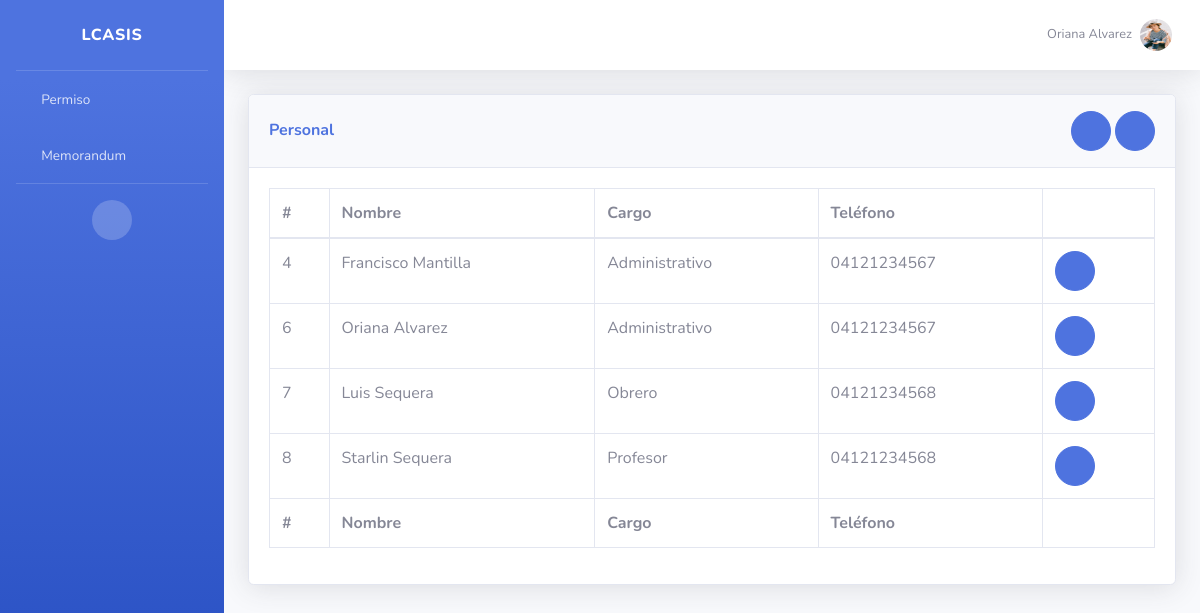
Before: /personal/ (signed in) with the older database file.
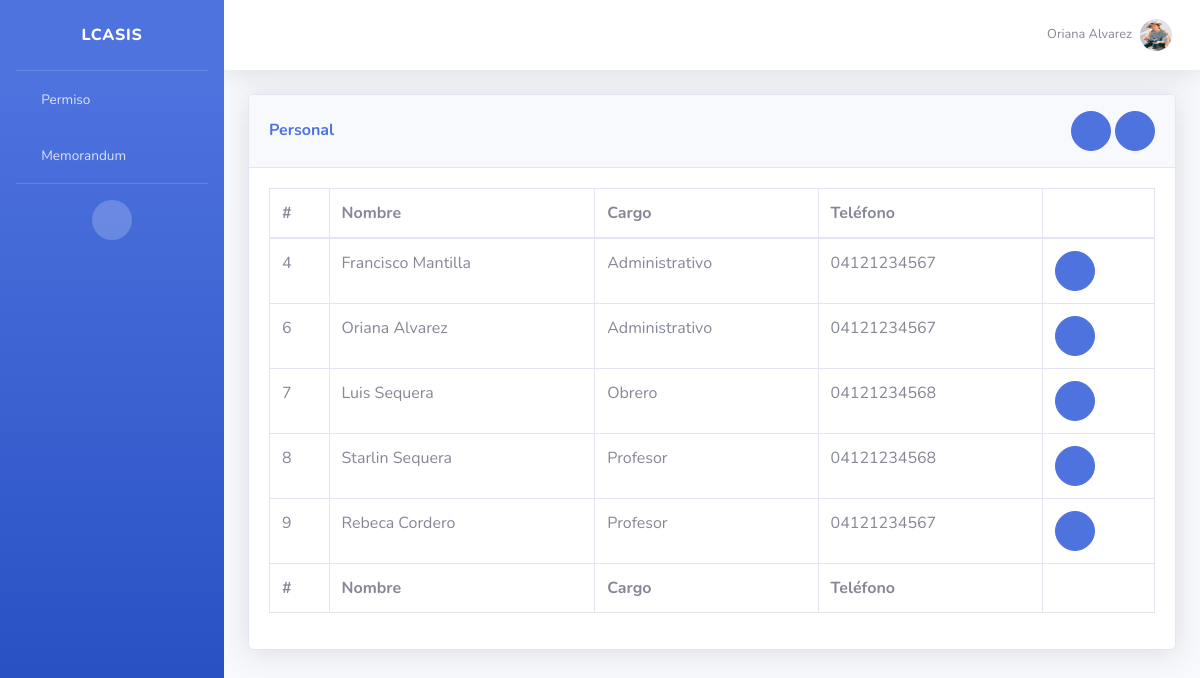
After: the same page with the newer database file.
### app/models.py (models this page shows, shortened)
class Personal(models.Model):
	cedula = models.CharField(max_length=8, unique=True)
	nombre = models.CharField(max_length=50)
	telefono = models.CharField(max_length=12)
	direccion = models.CharField(max_length=100)
	correo = models.CharField(max_length=50, null=True)
	cargo = models.CharField(max_length=1, choices=CARGOS)
	horas = models.IntegerField(blank=True, null=True)
	salario = models.IntegerField()
	fecha_nacimiento = models.DateField()
	fecha_inicio = models.DateField()
	fecha_fin = models.DateField(blank=True, null=True)
	imagen = models.ImageField(upload_to="media/perfiles", blank=True, null=True)
	usuario = models.ForeignKey(User, on_delete=models.CASCADE)

### app/views.py (the view)
# urls.py: path('personal/', views.Personal.as_view(), name="personal"),
class Personal(GroupRequiredMixin, ListView):
	group_required = u'secretario'
	template_name = "personal/index.html"
	model = models.Personal

### app/templatetags/app_extras.py (called while the page is built)
@register.simple_tag
def get_user_lca(usuario):
	grupo = usuario.groups.all()[0].name
	if grupo == 'alumno':
		return Alumno.objects.get(usuario_id=usuario.id)
	else:
		return Personal.objects.get(usuario_id=usuario.id)

@register.simple_tag
def get_grupo_lca(grupos):
	return grupos.all()[0].name

### templates/personal/index.html
{% extends "bases/dashboard.html" %}
{% block content %}
<div class="card shadow mb-4">
    <div class="card-header py-3 d-flex justify-content-between align-items-center">
        <h6 class="m-0 font-weight-bold text-primary">Personal</h6>
        <div>
            <a href="{% url 'personal_pdf' %}" class="btn btn-circle btn-primary"><i class="fas fa-fw fa-file-alt"></i></a>
            <a href="{% url 'agregar_personal' %}" class="btn btn-circle btn-primary"><i class="fas fa-fw fa-plus"></i></a>
        </div>
    </div>
    <div class="card-body">
        <div class="table-responsive">
            <table class="table table-bordered" id="dataTable" width="100%" cellspacing="0">
                <thead>
                    <tr>
                        <th>#</th>
                        <th>Nombre</th>
                        <th>Cargo</th>
                        <th>Teléfono</th>
                        <th></th>
                    </tr>
                </thead>
                <tfoot>
                    <tr>
                        <th>#</th>
                        <th>Nombre</th>
                        <th>Cargo</th>
                        <th>Teléfono</th>
                        <th></th>
                    </tr>
                </tfoot>
                <tbody>
                    {% for object in object_list %}
                    <tr>
                        <td>{{ object.id }}</td>
                        <td>{{ object.nombre }}</td>
                        <td>{{ object.get_cargo_display }}</td>
                        <td>{{ object.telefono }}</td>
                        <td>
                            <a href="{% url 'ver_personal' object.id %}" class="btn btn-circle btn-primary"><i class="fas fa-fw fa-eye"></i></a>
                        </td>
                    </tr>
                    {% empty %}
                    <tr>
                        <td colspan="5" class="text-center">No hay registros.</td>
                    </tr>
                    {% endfor %}
                </tbody>
            </table>
        </div>
    </div>
</div>
{% endblock %}

### templates/bases/dashboard.html (shortened to what this page needs)
{% load static %}
{% load app_extras %}
{% get_user_lca request.user as usuario %}
{% get_grupo_lca request.user.groups as grupo %}
<!DOCTYPE html>
<html lang="en">
<head>
    <link href="{% static 'vendor/fontawesome-free/css/all.min.css' %}" rel="stylesheet" type="text/css">
    <link href="{% static 'css/sb-admin-2.min.css' %}" rel="stylesheet">
    <link href="{% static 'vendor/datatables/dataTables.bootstrap4.min.css' %}" rel="stylesheet">
    <link rel="stylesheet" type="text/css" href="{% static 'css/styles.css' %}">
</head>
<body id="page-top">
    <div id="wrapper">
        <ul class="navbar-nav bg-gradient-primary sidebar sidebar-dark accordion" id="accordionSidebar">
            <a class="sidebar-brand d-flex align-items-center justify-content-center" href="{% url 'index' %}">
                <div class="mx-3">LCASIS</div>
            </a>
            <hr class="sidebar-divider my-0">
            {% if grupo == "secretario" or grupo == "profesor" or grupo == "administrativo" or grupo == "obrero" %}
            <li class="nav-item">
                <a class="nav-link" href="{% url 'permiso' %}">
                    <i class="fas fa-fw fa-plus"></i>
                    <span>Permiso</span></a>
            </li>            <li class="nav-item">
                <a class="nav-link" href="{% url 'memorandum' %}">
                    <i class="fas fa-fw fa-sticky-note"></i>
                    <span>Memorandum</span></a>
            </li>
            {% endif %}
            <hr class="sidebar-divider d-none d-md-block">
            <div class="text-center d-none d-md-inline">
                <button class="rounded-circle border-0" id="sidebarToggle"></button>
            </div>
        </ul>
        <div id="content-wrapper" class="d-flex flex-column">
            <div id="content">
                <nav class="navbar navbar-expand navbar-light bg-white topbar mb-4 static-top shadow">
                    <ul class="navbar-nav ml-auto">
                        <li class="nav-item dropdown no-arrow">
                            <a class="nav-link dropdown-toggle" href="#" id="userDropdown" role="button"
                                data-toggle="dropdown" aria-haspopup="true" aria-expanded="false">
                                <span class="mr-2 d-none d-lg-inline text-gray-600 small">{{ usuario.nombre }}</span>
                                <img class="img-profile rounded-circle"
                                    src="{{ usuario.imagen.url }}">
                            </a>
                        </li>
                    </ul>
                </nav>
                <div class="container-fluid">
                    {% block content %}{% endblock %}
                </div>
            </div>
        </div>
    </div>
</body>
</html>

### static/css/styles.css (style rules this page uses)
.dropdown-toggle::after { display: none; }

Changed rows visible on the page:
added Personal: id "9", nombre "Rebeca Cordero", cargo "Profesor", telefono "04121234567"
